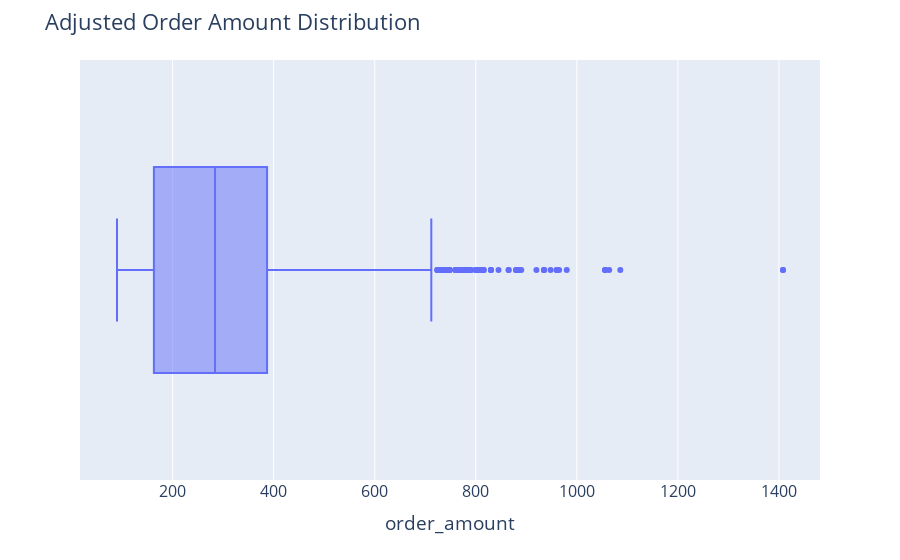

Source (notebook cell):
### Code cell
fig=px.box(df_adjust_orderamount,x=df_adjust_orderamount['order_amount'])

fig.update_layout(
    title="Adjusted Order Amount Distribution",
    font=dict(size=16))

fig.show()

### Figure 1 — Plotly figure (JSON) as saved in the notebook; plotly's stock layout.template omitted (floating-point values rounded to 4 significant figures; data arrays with more than 128 entries replaced by an {"elided": "..."} marker saying what was removed)
{"data": [{"alignmentgroup": "True", "hovertemplate": "order_amount=%{x}<extra></extra>", "legendgroup": "", "marker": {"color": "#636efa"}, "name": "", "notched": false, "offsetgroup": "", "orientation": "h", "showlegend": false, "type": "box", "x": {"elided": "4936 int values"}, "x0": " ", "xaxis": "x", "y0": " ", "yaxis": "y"}], "layout": {"boxmode": "group", "font": {"size": 16}, "legend": {"tracegroupgap": 0}, "margin": {"t": 60}, "title": {"text": "Adjusted Order Amount Distribution"}, "xaxis": {"anchor": "y", "domain": [0, 1], "title": {"text": "order_amount"}}, "yaxis": {"anchor": "x", "domain": [0, 1]}}}
